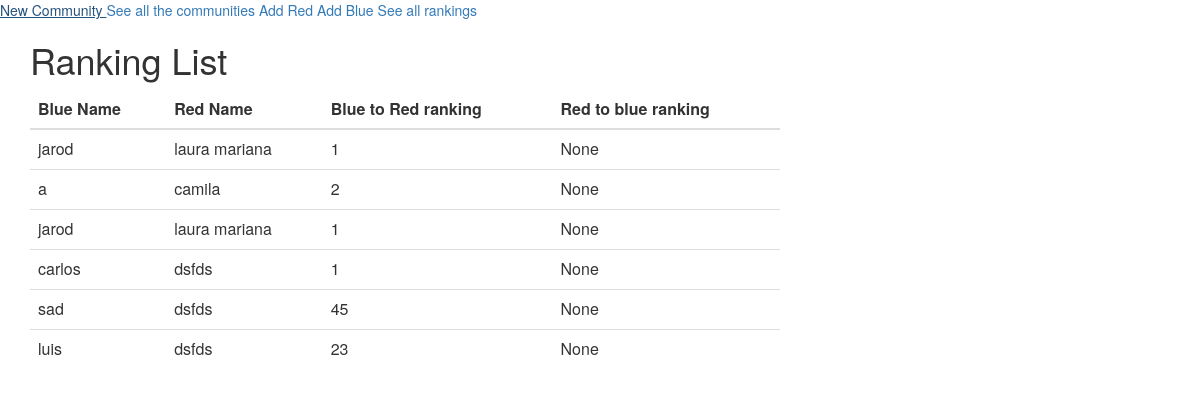
The page /ranking_list/ on the database as committed earlier.
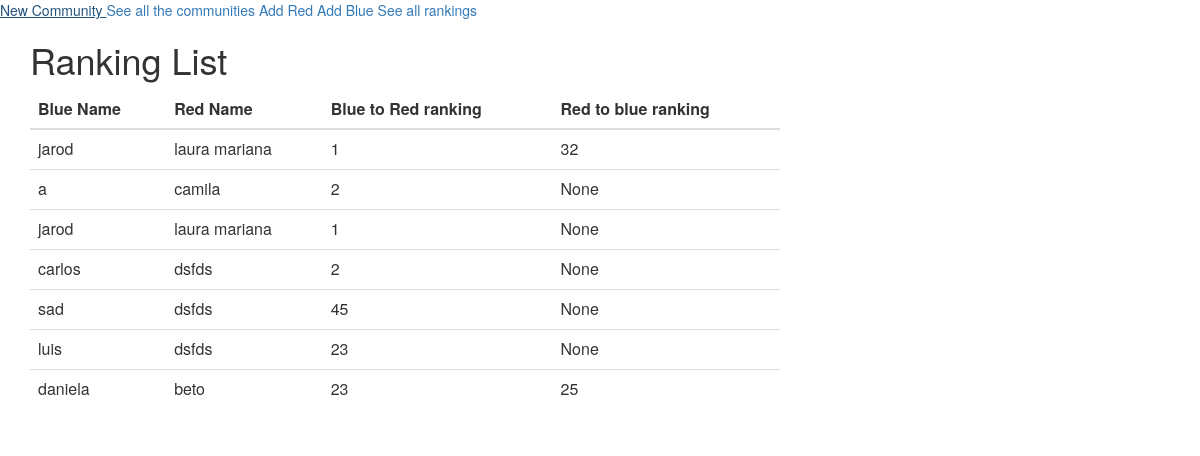
The same page on the database as committed later.
### match/models.py (models this page shows)
class Ranking(models.Model):
    red_to_blue_score = models.IntegerField(null=True)
    blue_to_red_score = models.IntegerField(null=True)
    red = models.ForeignKey('Red', on_delete=models.CASCADE)
    blue = models.ForeignKey('Blue', on_delete=models.CASCADE )

class Blue(models.Model):
    name = models.CharField(max_length=50)
    community = models.ForeignKey('Community', on_delete=models.CASCADE)
    pairing = models.ForeignKey('Pairing', on_delete=models.CASCADE, null=True)
    class Meta:
        unique_together = (("community", "name"),)
    def __str__(self):
        return self.name

class Red(models.Model):
    name =  models.CharField(max_length=50)
    community = models.ForeignKey('Community', on_delete=models.CASCADE)
    pairing = models.ForeignKey('Pairing', on_delete=models.CASCADE, null=True)
    class Meta:
        unique_together = (("community", "name"),)
    def __str__(self):
        return self.name

### match/views.py (the view)
# urls.py: path('ranking_list/', views.ranking_list, name='ranking_list'),
def ranking_list(request):
    rankings = Ranking.objects.all()
    return render(request, 'match/ranking_list.html', {'rankings': rankings})

### match/templates/match/ranking_list.html
{% extends 'match/base.html' %}
{% block content %}
<h1>Ranking List</h1>
<table class="table">
  <thead>
    <tr>
      <th scope="col">Blue Name</th>
      <th scope="col">Red Name</th>
      <th scope="col">Blue to Red ranking</th>
      <th scope="col">Red to blue ranking</th>
    </tr>
  </thead>
  <tbody>
    {% for ranking in rankings %}
    <tr>
      <td>{{ ranking.blue }}</td>
      <td>{{ ranking.red }}</td>
      <td>{{ ranking.blue_to_red_score }}</td>
      <td>{{ ranking.red_to_blue_score }}</td>
    </tr>
    {% endfor %}
  </tbody>
</table>
{% endblock %}

Rows that differ between the two databases and show on the page:
changed Ranking (number 1 of 7 on the later page): red_to_blue_score "None" → "32"
changed Ranking "carlos": blue_to_red_score "1" → "2"
added Ranking: blue "daniela", red "beto", blue_to_red_score "23", red_to_blue_score "25"
